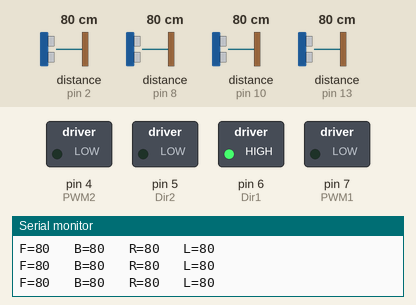
Simulated run of this sketch. Board: Arduino Uno, built with avr-gcc and run on an emulated ATmega328P. Shown: switched loads named in the sketch (green lamp = pin HIGH), the last lines printed to the serial monitor. The test bench sets the inputs (shaded band); at power-on: distance to the obstacle (sensors on pin 10, pin 2, pin 8, pin 13) 80 cm. The echo pulse lasts 58.3 µs per cm.

Above: at 1.2 s.
1.3 s: distance to the obstacle (sensor on pin 10) set to 52 cm
2.8 s: distance to the obstacle (sensor on pin 10) set to 44 cm
At 4.0 s:
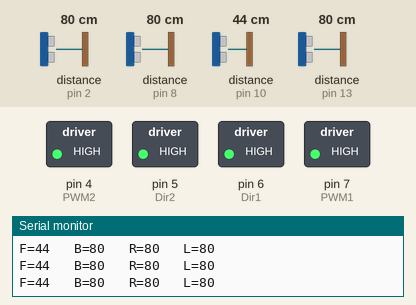
4.3 s: distance to the obstacle (sensor on pin 2) set to 54 cm
5.8 s: distance to the obstacle (sensor on pin 2) set to 46 cm
At 6.4 s:
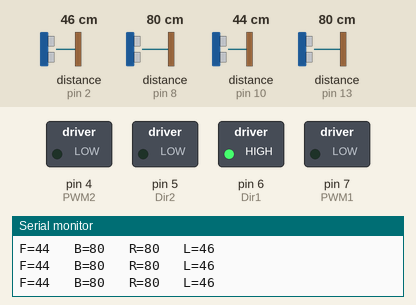
7.3 s: distance to the obstacle (sensor on pin 10) set to 60 cm
At 7.7 s:
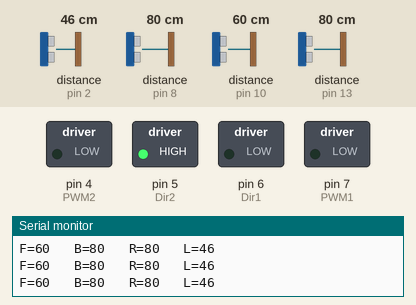
Timing chart, 0 to 10.3 s (numbered marks = the images above; inputs shaded):
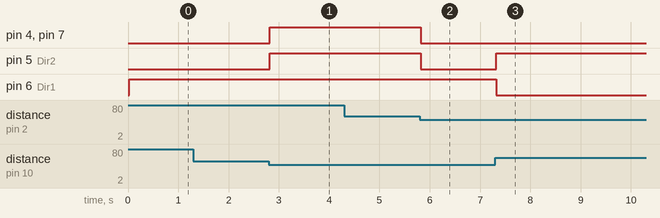

Measured:
- the behaviour switches between 50 and 49 cm on distance to the obstacle (sensor on pin 10) (found by bisection; images 0 and 1)
- the behaviour switches between 50 and 49 cm on distance to the obstacle (sensor on pin 2) (found by bisection; images 1 and 2)
- after the input at 2.8 s, pin 4 (PWM2), pin 5 (Dir2), pin 7 (PWM1): LOW → HIGH at once
- after the input at 5.8 s, pin 4 (PWM2), pin 5 (Dir2), pin 7 (PWM1): HIGH → LOW at once
- after the input at 7.3 s, pin 5 (Dir2): LOW → HIGH at once; pin 6 (Dir1): HIGH → LOW at once

The sketch:

USandMotorTest.ino
```cpp
#include<Ultrasonic.h>

Ultrasonic USRight(9,8); //Trigger=Pin12, Echo=Pin13
Ultrasonic USLeft(3,2);
Ultrasonic USFront(11,10);
Ultrasonic USBack(12,13);

//declare for Ultrasonic
int USR;  //declare for ultrasonic USRight
int USL;  //declare for ultrasonic USLeft
int USF; //declare for ultrasonic front USLeft
int USB; //declare for ultrasonic back USLeft

//Assign pins for Motor(Right)
int Dir1 = 6;  //pin 7 for Dir1
int PWM1 = 7;  //pin 6 for PWM1

//Assign pins for Motor (Left)
int Dir2 = 5; //pin 5 for Dir2
int PWM2 = 4; //pin 4 for PWM2

int spdPush = 250;
int spdRotate = spdPush/2;
int detectRange = 50;

void setup()
{
  Serial.begin (115200);

  pinMode (Dir1,OUTPUT);
  pinMode (PWM1,OUTPUT);
  pinMode (Dir2,OUTPUT);
  pinMode (PWM2,OUTPUT);

   //pin 9 and 10
 //TCCR1B = TCCR1B & B11111000 | B00000001;    // set timer 1 divisor to     1 for PWM frequency of 31372.55 Hz
 //TCCR1B = TCCR1B & B11111000 | B00000010;    // set timer 1 divisor to     8 for PWM frequency of  3921.16 Hz

 //pin 3 and 11
 TCCR2B = TCCR2B & B11111000 | B00000001; // set timer 2 divisor to     1 for PWM frequency of 31372.55 Hz
 //TCCR2B = TCCR2B & B11111000 | B00000010;    // set timer 2 divisor to     8 for PWM frequency of  3921.16 Hz

}

void loop()
{
  //testing();
  Sumo();
}

void Sumo()
{
  USreading();

  FightOperation();


}

void FightOperation()
{
  if (USF < detectRange && USB >= detectRange && USL >= detectRange && USR >= detectRange ) //case 1
  {
    Forward(spdPush);
  }

  else if (USL <detectRange && USF >= detectRange && USB >= detectRange && USR >= detectRange ) //case 2
  {
    if (USF < detectRange && USB >= detectRange && USL >= detectRange && USR >= detectRange ){
      Forward(spdPush);
    }
    else if (USB < detectRange && USF >= detectRange && USL >= detectRange && USR >= detectRange) {
      Backward(spdPush);
    }
    else RotateLeft(spdRotate);
  }

  else if (USR <detectRange && USF >= detectRange && USB >= detectRange && USL >= detectRange) //case 3
  {
    if (USF < detectRange && USB >= detectRange && USL >= detectRange && USR >= detectRange ){
      Forward(spdPush);
    }
    else if (USB < detectRange && USF >= detectRange && USL >= detectRange && USR >= detectRange){
      Backward(spdPush);
    }
    else RotateRight(spdRotate);
  }

  else if (USB < detectRange && USF >= detectRange && USL >= detectRange && USR >= detectRange) //case 1
  {
    Backward(spdPush);
  }

  else RotateRight(spdRotate);
}

void USreading()
{
  //read ultrasonic
      USR = USRight.Ranging(CM);  //read ultrasonic distance
      USL = USLeft.Ranging(CM);
      USF = USFront.Ranging(CM);
      USB = USBack.Ranging(CM);

      if (USR>399){ USR = 0; }
      if (USL>399){ USL = 0; }
      if (USF>399){ USF = 0; }
      if (USB>399){ USB = 0; }

  Serial.print("F=");
  Serial.print(USF);

  Serial.print("\t B=");
  Serial.print(USB);

  Serial.print("\t R=");
  Serial.print(USR);

  Serial.print("\t L=");
  Serial.println(USL);
}

void testing(void)
{
  int spd =80;
  Forward(spd);
  delay(1000);
  Backward(spd);
  delay(1000);
  RotateLeft(spd);
  delay(1000);
  RotateRight(spd);
  delay(1000);
  Stop();
  delay(1000);
}

void Stop()
{
  Move (0,0,0,0);
}

void Forward(int SForward){
  Move (1,1,SForward,SForward);
}

void Backward(int SBackward){
  Move (0,0,SBackward,SBackward);
}

void RotateLeft (int SRotLeft){
  Move (0,1,SRotLeft, SRotLeft);
}

void RotateRight (int SRotRight){
  Move (1,0, SRotRight, SRotRight);
}

void Move (byte Dir1state, byte Dir2state, int s_PWM1, int s_PWM2)
{
  digitalWrite(Dir1,Dir1state);
  digitalWrite(Dir2,Dir2state);

  analogWrite(PWM1,s_PWM1);
  analogWrite(PWM2,s_PWM2);
}
```
